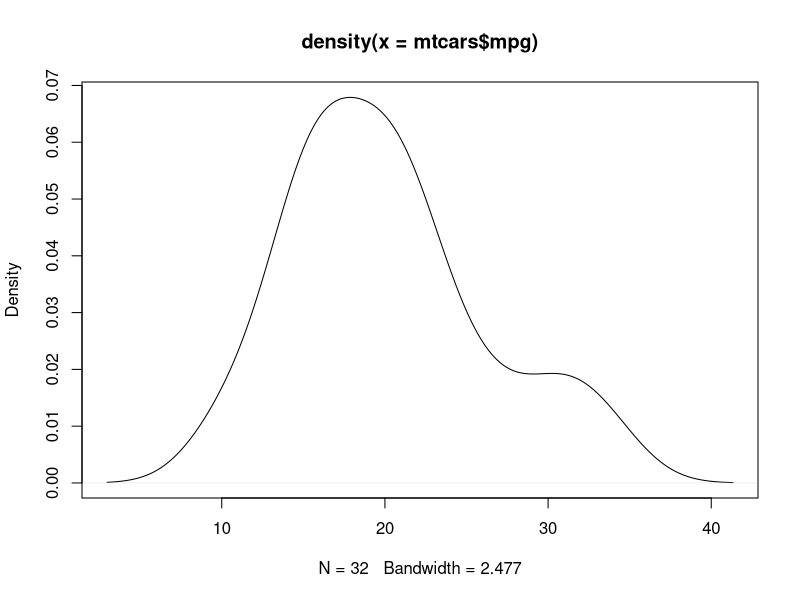
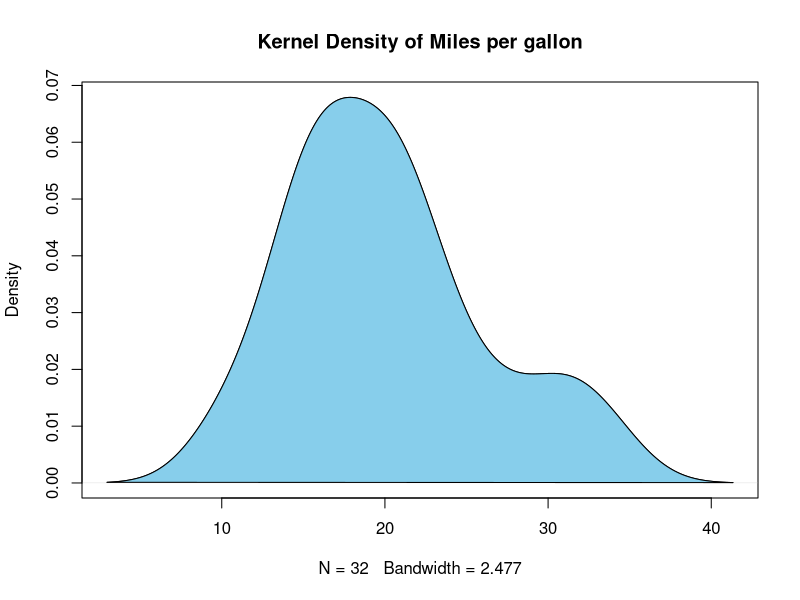

Recreate these plots in R, in order.
###############################################################################



#Kernel Density Plot



density_data <- density(mtcars$mpg)



plot(density_data)



plot(density_data, main = "Kernel Density of Miles per gallon")



polygon(density_data, col = "skyblue", border= "black" )



###############################################################################

